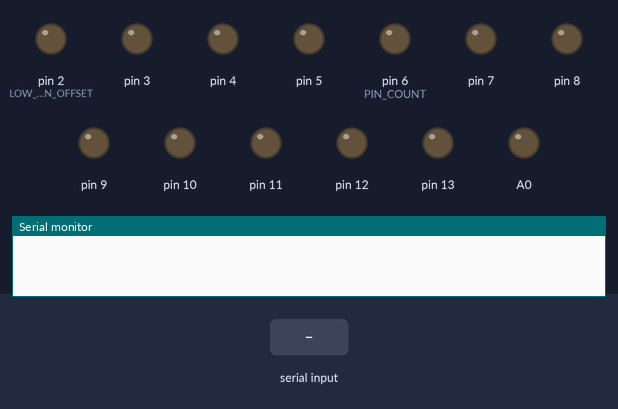
This sketch was run on a simulated Arduino Uno, built with avr-gcc and run on an emulated ATmega328P. On the bench: output pins drawn as LEDs (lit = HIGH), the last lines printed to the serial monitor. Inputs (shaded band) come from the test bench.

Above: at 1.2 s.
1.3 s: "1\n" received over Serial
At 1.9 s:
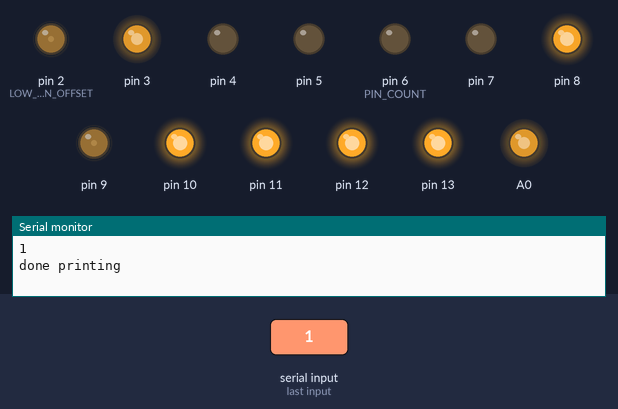
2.8 s: "0\n" received over Serial
At 4.1 s:
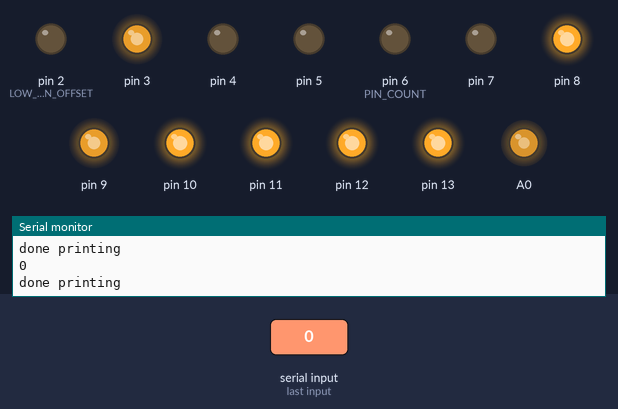
4.4 s: "2\n" received over Serial
At 4.9 s:
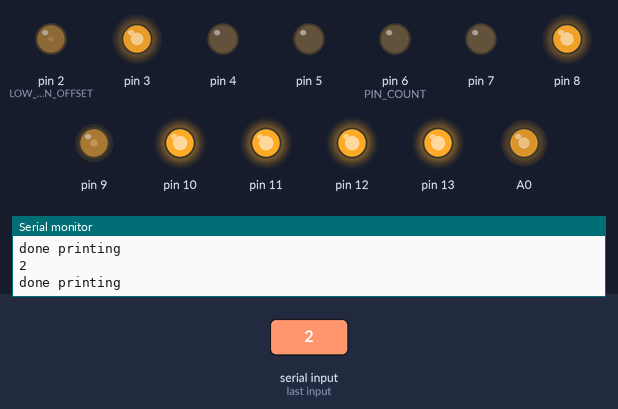
Timing chart, 0 to 7.4 s (numbered marks = the images above; inputs shaded):
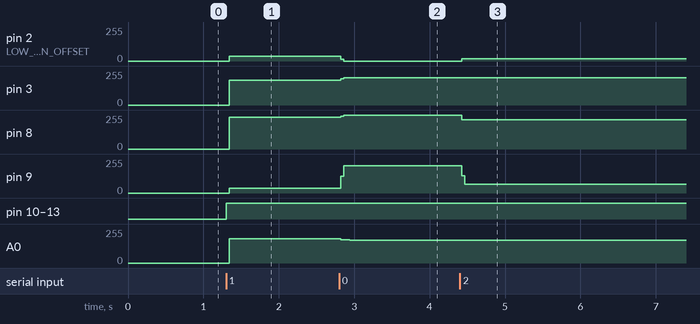

Measured:
- after the input at 1.3 s, pin 2 (LOW_PIN_OFFSET), pin 9: 0/255 → 37/255 at once; pin 3: 0/255 → 184/255 at once; pin 8: 0/255 → 237/255 at once; pin 10–13: LOW → HIGH at once; A0: 0/255 → 183/255 at once
- after the input at 2.8 s, pin 2 (LOW_PIN_OFFSET): 37/255 → 0/255 at once; pin 3: 184/255 → 205/255 at once; pin 8: 237/255 → 255/255 at once; pin 9: 37/255 → 205/255 at once; A0: 183/255 → 176/255 at once, → 169/255 0.12 s later
- after the input at 4.4 s, pin 2 (LOW_PIN_OFFSET): 0/255 → 18/255 at once; pin 8: 255/255 → 220/255 at once; pin 9: 205/255 → 67/255 at once

The sketch:

sketch_sep29a.ino
```cpp
// IMPORTANT VALUES:
// 10 nF - 10,000 pF
// resistors all 1k
//IDEAS
// mosfet between letters - short out capcaitor - makes line look invisible between
//  letters


// NOTE: something is getting corrupted on the arduino end :(


#include "letters.h"


#define LOW_PIN_OFFSET 2
// TODO may eventually have to diverge into x and y pin counts
#define PIN_COUNT 6
#define VOLTAGE_LVLS_TOTAL (1 << PIN_COUNT)
// TODO may change once we actually write all the chars
#define VOLTAGE_LVLS_CHAR 4
// TODO may change, also if change bits per row/col
#define CHARS_PER_ROW ((VOLTAGE_LVLS_TOTAL / VOLTAGE_LVLS_CHAR) / 2)

#define CHAR_COUNT (CHARS_PER_ROW * CHARS_PER_ROW)


// If this is too fast, the arduino will not have enough time to read all bytes
// If this is too slow, the arduino seems to clog up if you send bytes too fast
#define NUM_REFRESH_ITERS 2000


uint32_t curr_row = 0;
uint32_t curr_col = 0;

char char_buf[CHAR_COUNT];


void refresh_buf() {
  if(Serial.available() > 0) {
    int iters = 0;
    //Serial.println("chars available");
    int idx = 0;
    char byte = 0;
    while(byte != '\n' && iters < NUM_REFRESH_ITERS) {
      if(Serial.available() > 0) {
        byte = Serial.read();
        char_buf[idx] = byte;
        Serial.print(byte);
        idx++;
      }
      iters++;
    }
    while(idx < CHAR_COUNT) {
      char_buf[idx] = ' ';
      idx++;
    }
    Serial.println("done printing");
  }
}


void write_pos(uint32_t row, uint32_t col) {
// These values are too tightly coupled to arduino pins to generalize. Just use
//  magic nums sadly
    PORTD = col << 2;
    PORTB = row;
}

void write_pen(uint32_t status) {
  // PORTC controls pins A0-A5 + some other weird stuff
  PORTC = status;
}


void write_letter(char letter, uint32_t row, uint32_t col) {
  // TODO maybe wait a little bit after setting the voltage to actually draw the
  //  letter
  uint32_t row_offset = VOLTAGE_LVLS_TOTAL - (row * VOLTAGE_LVLS_CHAR) - 1;
  uint32_t col_offset = col * VOLTAGE_LVLS_CHAR;

  for(int i = 0; letters[letter][i] != -1; i++) {
    int x_pos = letters[letter][i] & 0x3;
    int y_pos = (letters[letter][i] >> 2) & 0x3;
    int pen_up = (letters[letter][i] >> 4) & 0x3;
    write_pos(row_offset - y_pos, col_offset + x_pos);
    // TODO adjust timing or remove
    //  delayMicroseconds(50);
    delayMicroseconds(40);
    write_pen(pen_up);
    delayMicroseconds(40);
  }
}


void setup() {
// If serial monitor necessary
  Serial.begin(115200);

  letters_init();

  for(int i = 0; i < CHAR_COUNT; i++) {
    char_buf[i] = ' ';
  }

  // We initialize all pins lol. Review if it turns out we need more pins
  for(int i = 2; i < 14; i++) {
    pinMode(i,OUTPUT);
  }
  // Do these individually instead of with the ddrc=0x2
  // I don't know what the default is but we should probably keep it that way
  pinMode(A0, OUTPUT);
//  pinMode(A1, OUTPUT);

// Website with the arduino stuff
// https://forum.arduino.cc/t/using-port-c-as-digital-output/15981/2
// ctrl+f for: Port C includes the RESET pin on PC6 and an undefined pin on PC7. PC0 thru PC5 map to Arduino A0 (14) thru to A5 (19).

  write_pos(0,0);
}


void loop() {

  for(int i = 0; i < CHARS_PER_ROW; i++) {
    for(int j = 0; j < CHARS_PER_ROW; j++) {
      int pos_to_print = i * CHARS_PER_ROW + j;

      // Prints just the letter 'B' for debugging
      // write_letter('B',i,j);

      // // Prints all ascii chars for debugging
      // if(pos_to_print < 128) {
      //   write_letter((char)(pos_to_print) + ' ',i,j);
      // } else {
      //   write_letter(' ',i,j);
      // }

      write_letter(char_buf[pos_to_print],i,j);
    }

  }
  refresh_buf();


// TODO tests to see if the circuit works

//  for(int i = 0; i < 64; i++) {
//    write_low(i);
//    write_high(i);
//    delayMicroseconds(100);
//  }

}
```

letters.c
```cpp
#include "letters_gen.h"
#include "letters.h"
#include "logging.h"

void letters_init() {

  int curr_idx = 0;
  for(int i = 0; i < 128; i++) {
    letters[i] = &fullLetterList[curr_idx];
    while(fullLetterList[curr_idx] != -1) {
      curr_idx++;
    }
    curr_idx++;
  }

}
```

letters.h
```cpp
#ifndef _LETTERS_H_
#define _LETTERS_H_

#ifdef __cplusplus
 extern "C" {
#endif

#include <stdint.h>

int8_t *letters[128];

void letters_init();

#ifdef __cplusplus
}
#endif

#endif
```

logging.cpp
```cpp
#include <Arduino.h>

extern "C" {
  #include "logging.h"
}

void log_char(const char c) {
  Serial.println(c);
}

void log_int(const int i) {
  Serial.println(i);
}

void log_str(const char *str) {
  Serial.println(str);
}

void log_delay(int i) {
  delay(i);
}
```

logging.h
```cpp
#ifndef _LOGGING_H_
#define _LOGGING_H_

void log_char(const char c);

void log_int(const int i);

void log_str(const char *str);

void log_delay(int i);

#endif
```

Source omitted: letters_gen.h (data table, 1488 bytes)
